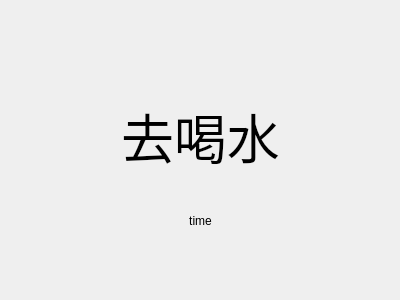
<?xml version="1.0" encoding="UTF-8"?>
<ui version="4.0">
 <class>Form</class>
 <widget class="QWidget" name="Form">
  <property name="geometry">
   <rect>
    <x>0</x>
    <y>0</y>
    <width>400</width>
    <height>300</height>
   </rect>
  </property>
  <property name="maximumSize">
   <size>
    <width>400</width>
    <height>300</height>
   </size>
  </property>
  <property name="windowTitle">
   <string>去喝水</string>
  </property>
  <widget class="QLabel" name="label">
   <property name="geometry">
    <rect>
     <x>120</x>
     <y>90</y>
     <width>161</width>
     <height>91</height>
    </rect>
   </property>
   <property name="font">
    <font>
     <pointsize>40</pointsize>
    </font>
   </property>
   <property name="text">
    <string>去喝水</string>
   </property>
   <property name="textFormat">
    <enum>Qt::AutoText</enum>
   </property>
   <property name="alignment">
    <set>Qt::AlignCenter</set>
   </property>
  </widget>
  <widget class="QLabel" name="label_time">
   <property name="geometry">
    <rect>
     <x>130</x>
     <y>210</y>
     <width>141</width>
     <height>21</height>
    </rect>
   </property>
   <property name="text">
    <string>time</string>
   </property>
   <property name="alignment">
    <set>Qt::AlignCenter</set>
   </property>
  </widget>
 </widget>
 <resources>
  <include location="icon.qrc"/>
 </resources>
 <connections/>
</ui>
